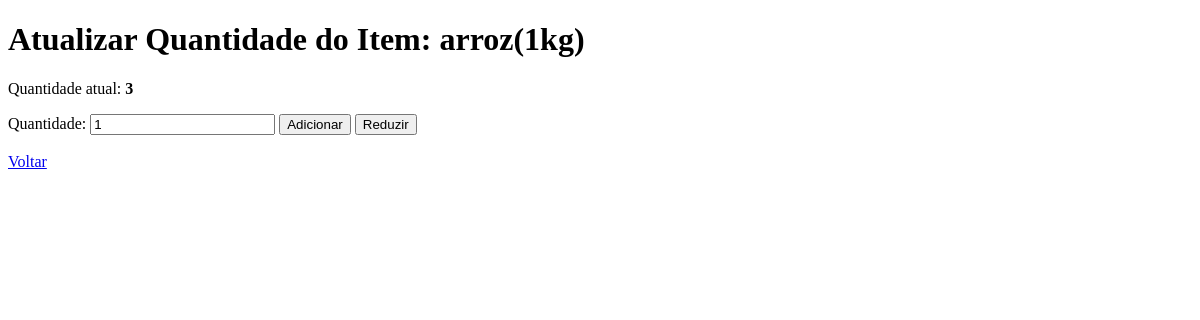
/home/item/4/atualizar/, run on an earlier commit of the app's database.
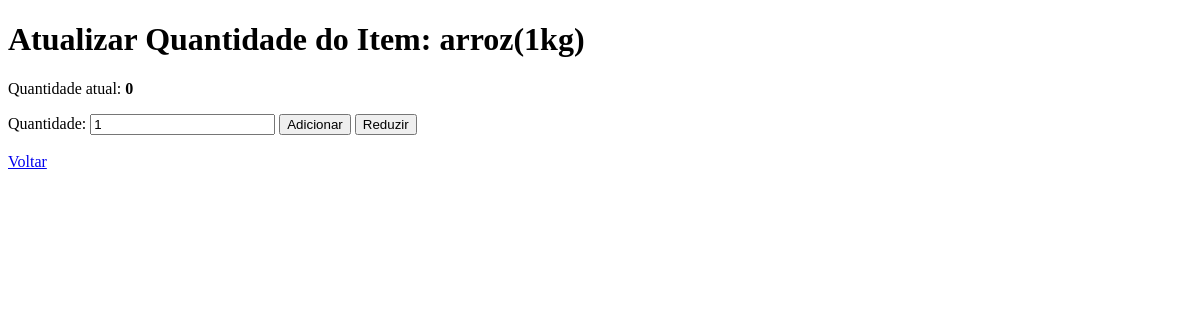
And on a later commit of the database.
### gerenciador/models.py (models this page shows)
class TbItem_Cesta(models.Model):
    ID_Item_Cesta = models.AutoField(primary_key= True, null= False)
    Nome = models.CharField(max_length = 255, null= False)
    Quant_padrao = models.PositiveIntegerField(null= False)
    Quant_Obtida = models.PositiveIntegerField(null= False, default=0)

### gerenciador/views.py (the view, shortened to what this page needs)
def atualizar_quantidade(request, item_id):
    item = get_object_or_404(TbItem_Cesta, ID_Item_Cesta=item_id)
    return render(request, "atualizar-item.html", {"item": item})

### gerenciador/templates/atualizar-item.html (shortened to what this page needs)
<!DOCTYPE html>
<html lang="pt">
<head>
</head>
<body>
    <h1>Atualizar Quantidade do Item: {{ item.Nome }}</h1>
    <p>Quantidade atual: <strong>{{ item.Quant_Obtida }}</strong></p>
    <form method="POST">
        <label for="valor">Quantidade:</label>
        <input type="number" id="valor" name="valor" min="1" value="1" required>
        <button type="submit" name="operacao" value="adicionar">Adicionar</button>
        <button type="submit" name="operacao" value="reduzir">Reduzir</button>
    </form>
    <br>
    <a href="{% url 'itens' %}">Voltar</a>
</body>
</html>

What changed in the data, as far as the page shows it:
changed TbItem_Cesta "arroz(1kg)": Quant_Obtida "3" → "0"
